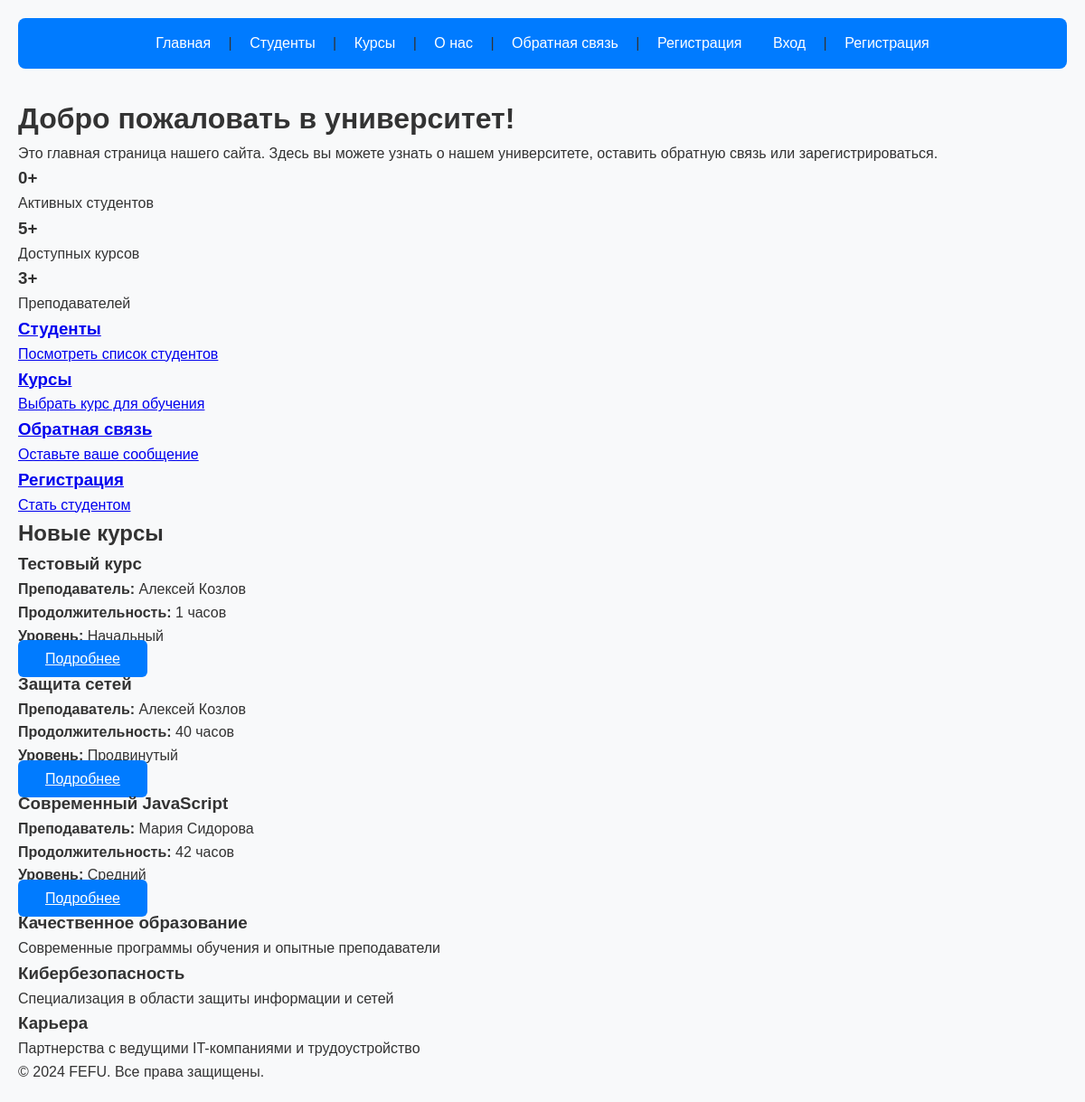
Before: / with the older database file.
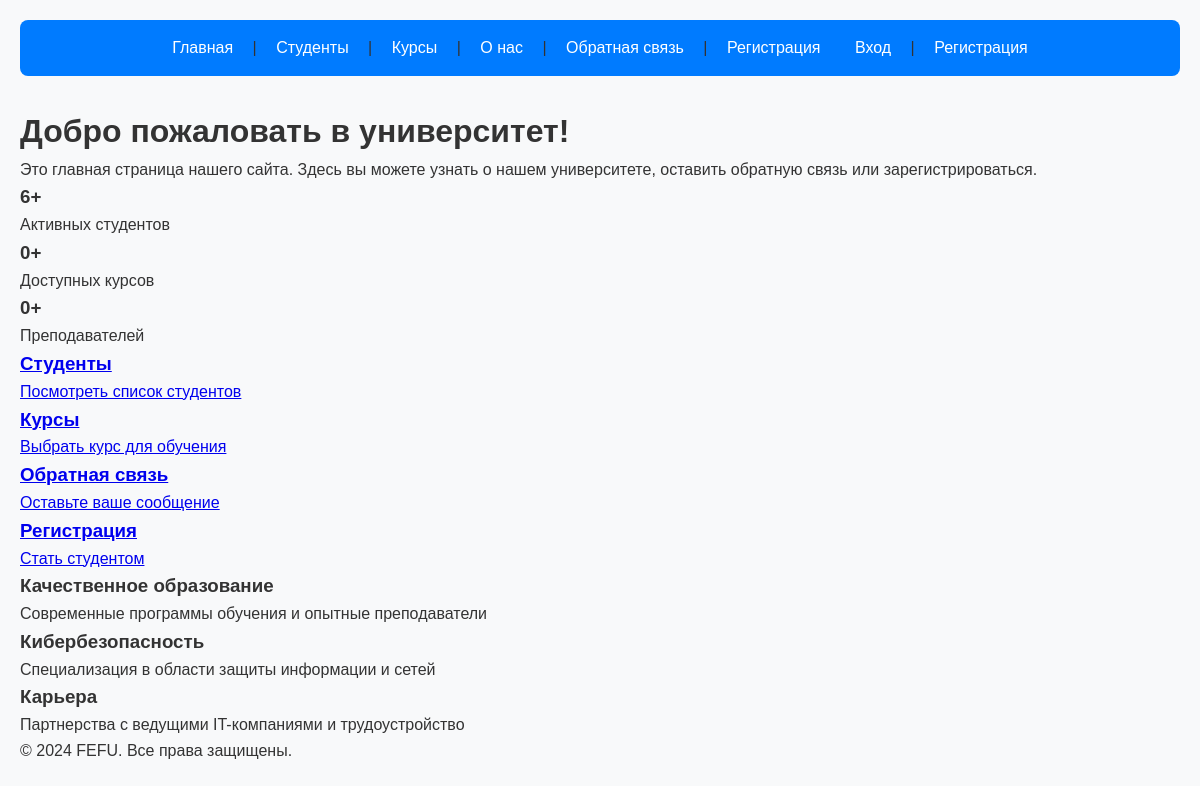
After: the same page with the newer database file.
### fefu_lab/models.py (models this page shows, shortened)
class Course(models.Model):
    LEVEL_CHOICES = [
        ('BEGINNER', 'Начальный'),
        ('INTERMEDIATE', 'Средний'),
        ('ADVANCED', 'Продвинутый'),
    ]
    title = models.CharField(
        max_length=200,
        verbose_name='Название курса'
    )
    slug = models.SlugField(
        max_length=200,
        unique=True,
        verbose_name='URL-идентификатор'
    )
    description = models.TextField(
        verbose_name='Описание курса'
    )
    duration = models.PositiveIntegerField(
        verbose_name='Продолжительность (часов)'
    )
    instructor = models.ForeignKey(
        Instructor,
        on_delete=models.SET_NULL,
        null=True,
        blank=True,
        related_name='courses',
        verbose_name='Преподаватель'
    )
    level = models.CharField(
        max_length=12,
        choices=LEVEL_CHOICES,
        default='BEGINNER',
        verbose_name='Уровень сложности'
    )
    max_students = models.PositiveIntegerField(
        default=30,
        verbose_name='Максимум студентов'
    )
    price = models.DecimalField(
        max_digits=8,
        decimal_places=2,
        default=0,
        verbose_name='Стоимость'
    )
    is_active = models.BooleanField(
        default=True,
        verbose_name='Активен'
    )
    created_at = models.DateTimeField(
        auto_now_add=True,
        verbose_name='Дата создания'
    )
    updated_at = models.DateTimeField(
        auto_now=True,
        verbose_name='Дата обновления'
    )
    class Meta:
        verbose_name = 'Курс'
        verbose_name_plural = 'Курсы'
        ordering = ['-created_at']
        db_table = 'courses'

class Instructor(models.Model):
    first_name = models.CharField(
        max_length=100,
        verbose_name='Имя'
    )
    last_name = models.CharField(
        max_length=100,
        verbose_name='Фамилия'
    )
    email = models.EmailField(
        unique=True,
        verbose_name='Email'
    )
    specialization = models.CharField(
        max_length=200,
        verbose_name='Специализация'
    )
    degree = models.CharField(
        max_length=100,
        blank=True,
        verbose_name='Ученая степень'
    )
    is_active = models.BooleanField(
        default=True,
        verbose_name='Активен'
    )
    created_at = models.DateTimeField(
        auto_now_add=True,
        verbose_name='Дата создания'
    )
    class Meta:
        verbose_name = 'Преподаватель'
        verbose_name_plural = 'Преподаватели'
        ordering = ['last_name', 'first_name']
    @property
    def full_name(self):
        return f"{self.first_name} {self.last_name}"

### fefu_lab/views.py (the view)
# urls.py: path('', views.home_page, name='home'),
def home_page(request):
    total_students = Student.objects.filter(is_active=True).count()
    total_courses = Course.objects.filter(is_active=True).count()
    total_instructors = Instructor.objects.filter(is_active=True).count()
    recent_courses = Course.objects.filter(is_active=True).select_related('instructor').order_by('-created_at')[:3]
    return render(request, 'fefu_lab/home.html', {
        'title': 'Главная страница',
        'total_students': total_students,
        'total_courses': total_courses,
        'total_instructors': total_instructors,
        'recent_courses': recent_courses
    })

### templates/fefu_lab/home.html (shortened to what this page needs)
{% extends "fefu_lab/base.html" %}
{% block heading %}Добро пожаловать в университет!{% endblock %}
{% block content %}
<div class="text-center mb-20">
    <p>Это главная страница нашего сайта. Здесь вы можете узнать о нашем университете, оставить обратную связь или зарегистрироваться.</p>
</div>
<div class="info-grid mb-20">
    <div class="info-item text-center">
        <h3>{{ total_students }}+</h3>
        <p>Активных студентов</p>
    </div>
    <div class="info-item text-center">
        <h3>{{ total_courses }}+</h3>
        <p>Доступных курсов</p>
    </div>
    <div class="info-item text-center">
        <h3>{{ total_instructors }}+</h3>
        <p>Преподавателей</p>
    </div>
</div>
<div class="quick-links mt-20">
    <a href="{% url 'student_list' %}" class="quick-link">
        <h3>Студенты</h3>
        <p>Посмотреть список студентов</p>
    </a>
    <a href="{% url 'course_list' %}" class="quick-link">
        <h3>Курсы</h3>
        <p>Выбрать курс для обучения</p>
    </a>
    <a href="/feedback/" class="quick-link">
        <h3>Обратная связь</h3>
        <p>Оставьте ваше сообщение</p>
    </a>
    <a href="/register/" class="quick-link">
        <h3>Регистрация</h3>
        <p>Стать студентом</p>
    </a>
</div>
{% if recent_courses %}
<div class="mt-20">
    <h2>Новые курсы</h2>
    <div class="info-grid">
        {% for course in recent_courses %}
            <div class="info-item">
                <h3>{{ course.title }}</h3>
                <p><strong>Преподаватель:</strong>
                    {% if course.instructor %}
                        {{ course.instructor.full_name }}
                    {% else %}
                        Не назначен
                    {% endif %}
                </p>
                <p><strong>Продолжительность:</strong> {{ course.duration }} часов</p>
                <p><strong>Уровень:</strong> {{ course.get_level_display }}</p>
                <a href="{% url 'course_detail' course.slug %}" class="btn" style="margin-top: 10px;">Подробнее</a>
            </div>
        {% endfor %}
    </div>
</div>
{% endif %}
<div class="about-features mt-20">
    <div class="feature-card">
        <h3>Качественное образование</h3>
        <p>Современные программы обучения и опытные преподаватели</p>
    </div>
    <div class="feature-card">
        <h3>Кибербезопасность</h3>
        <p>Специализация в области защиты информации и сетей</p>
    </div>
    <div class="feature-card">
        <h3>Карьера</h3>
        <p>Партнерства с ведущими IT-компаниями и трудоустройство</p>
    </div>
</div>
{% endblock %}

### templates/fefu_lab/base.html (shortened to what this page needs)
<!DOCTYPE html>
<html lang="ru">
<head>
    {% load static %}
    <link rel="stylesheet" href="{% static 'fefu_lab/css/style.css' %}">
</head>
<body>
    <div class="container">
        <nav class="navigation">
            <a href="/">Главная</a> |
            <a href="{% url 'student_list' %}">Студенты</a> |
            <a href="{% url 'course_list' %}">Курсы</a> |
            <a href="/about/">О нас</a> |
            <a href="/feedback/">Обратная связь</a> |
            <a href="/register/">Регистрация</a>
            {% if user.is_authenticated %}
                {% if user.student_profile.role == 'TEACHER' or user.student_profile.role == 'ADMIN' %}
                    <a href="{% url 'teacher_dashboard' %}">Дашборд</a> |
                {% else %}
                    <a href="{% url 'student_dashboard' %}">Дашборд</a> |
                {% endif %}
                <a href="{% url 'profile' %}">Профиль ({{ user.first_name }})</a> |
                {% if user.is_staff %}
                    <a href="/admin/">Админка</a> |
                {% endif %}
                <a href="{% url 'logout' %}">Выйти</a>
            {% else %}
                <a href="{% url 'login' %}">Вход</a> |
                <a href="{% url 'register' %}">Регистрация</a>
            {% endif %}
        </nav>
        <header>
            <h1>{% block heading %}{% endblock %}</h1>
        </header>
        <main>
            {% block content %}{% endblock %}
        </main>
        <footer>
            <p>&copy; 2024 FEFU. Все права защищены.</p>
        </footer>
    </div>
</body>
</html>

### static/fefu_lab/css/style.css (style rules this page uses)
* { margin: 0; padding: 0; box-sizing: border-box; }
body { font-family: 'Arial', sans-serif; line-height: 1.6; color: #333; background-color: #f8f9fa; }
.container { max-width: 1200px; margin: 0 auto; padding: 20px; }
.navigation { background-color: #007bff; padding: 15px; border-radius: 8px; margin-bottom: 30px; text-align: center; }
.navigation a { color: white; text-decoration: none; margin: 0 15px; font-weight: 500; }

Changed rows visible on the page:
removed Course: title "Тестовый курс", instructor.full_name "Алексей Козлов", duration "1", level "Начальный"
removed Course: title "Защита сетей", instructor.full_name "Алексей Козлов", duration "40", level "Продвинутый"
removed Course: title "Современный JavaScript", instructor.full_name "Мария Сидорова", duration "42", level "Средний"
Other visible differences:
{{ total_students }}: "0" → "6"
{{ total_courses }}: "5" → "0"
{{ total_instructors }}: "3" → "0"
text no longer shown: "Новые курсы"
